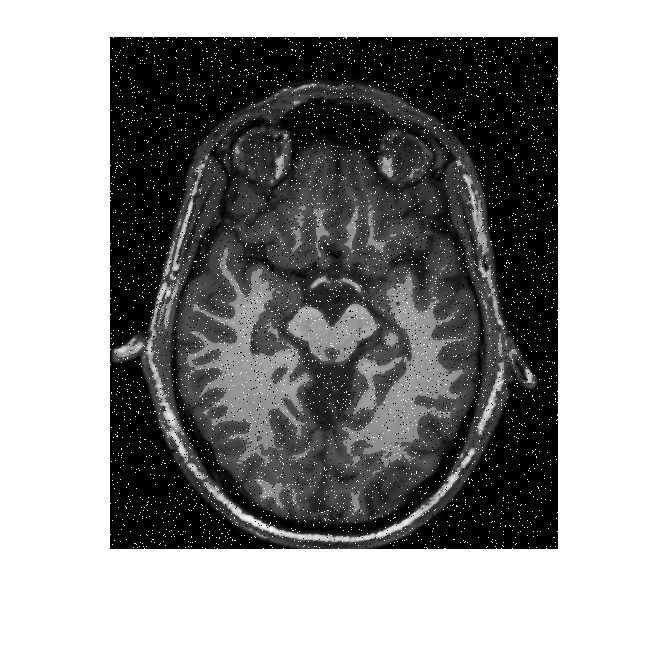
#> input picture midbrainDegraded.png, 668 x 647 px
$ python canny.py
#> lines starting #> are read from the running program, lines starting #| are printed output that depends on the picture; after the words box and inside, x2 and y2 are one past the last pixel; in counts of white or black regions, pixels touching at a corner belong together
import cv2 as cv
import numpy as np
from matplotlib import pyplot as plt
from PIL import Image
img = cv.imread('midbrainDegraded.png',0)
#> img is the input picture: shape (647, 668); min 0, max 255, mean 145.5
#filtramos la imagen de ruido
img = cv.blur(img,(10,10))
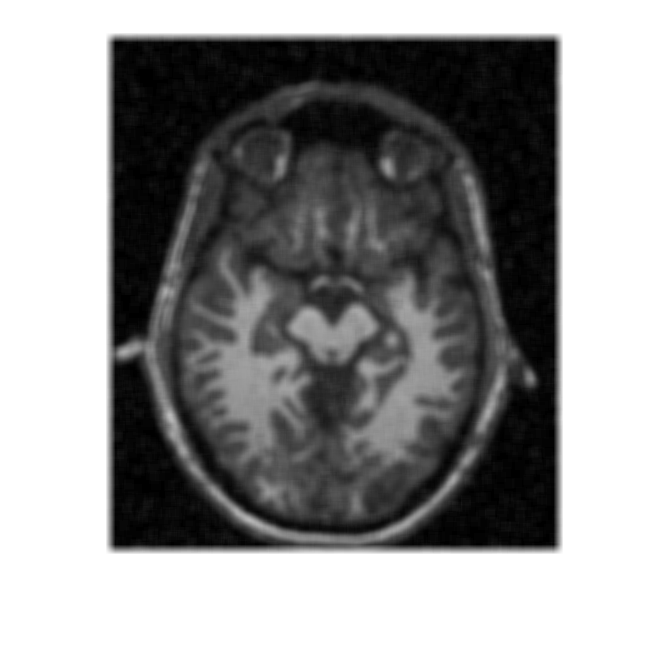
#> img: shape (647, 668); min 0, max 255, mean 145.5
print( img.shape)
#| (647, 668)


ret,thresh1 = cv.threshold(img,127,255,cv.THRESH_BINARY)
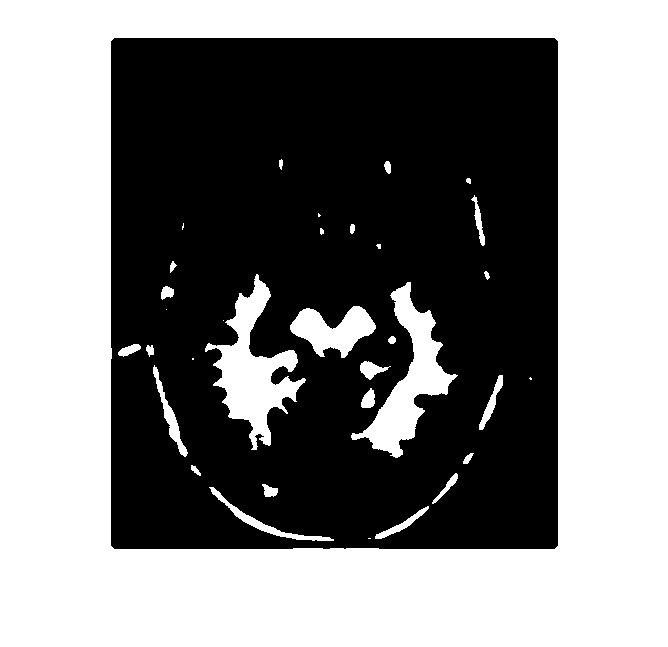
#> thresh1: shape (647, 668); 51.4% white; 1 black region, box (x1, y1, x2, y2) and area: (111, 38, 558, 549) 209872
ret,thresh2 = cv.threshold(img,127,255,cv.THRESH_BINARY_INV)#este es el que interesa
ret,thresh3 = cv.threshold(img,127,255,cv.THRESH_TRUNC)
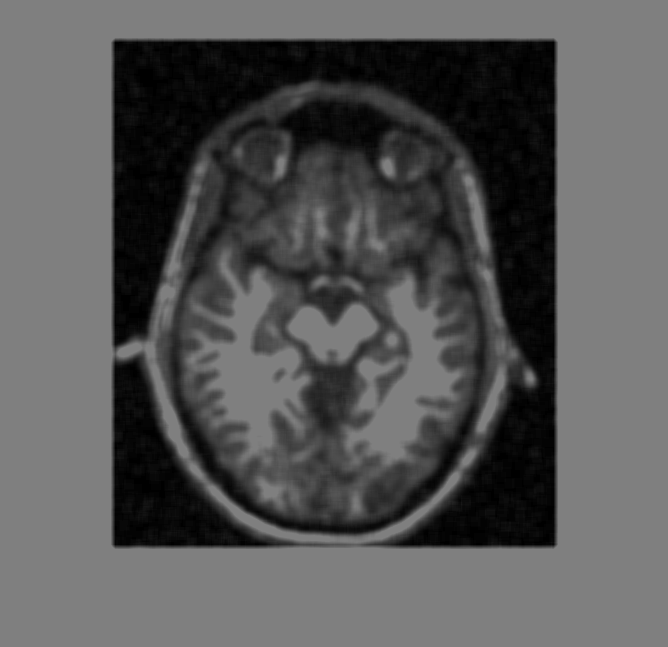
#> thresh3: shape (647, 668); min 0, max 127, mean 86
ret,thresh4 = cv.threshold(img,127,255,cv.THRESH_TOZERO)
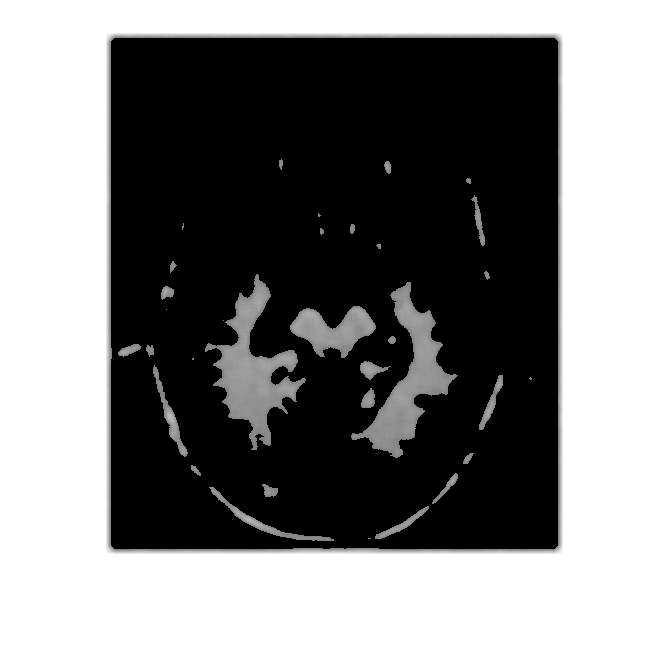
#> thresh4: shape (647, 668); min 0, max 255, mean 124.8
ret,thresh5 = cv.threshold(img,127,255,cv.THRESH_TOZERO_INV)
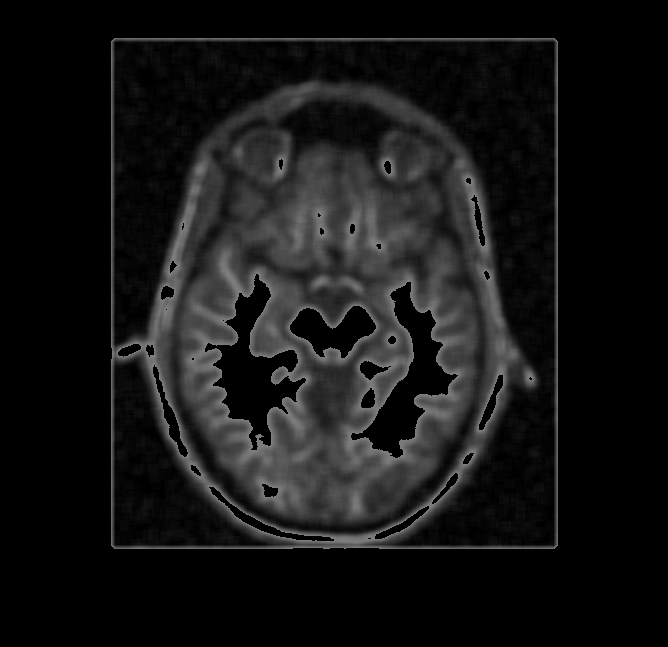
#> thresh5: shape (647, 668); min 0, max 127, mean 20.7
titles = ['Original Image','BINARY','BINARY_INV','TRUNC','TOZERO','TOZERO_INV']
images = [img, thresh1, thresh2, thresh3, thresh4, thresh5]

for i in range(6):
    plt.subplot(2,3,i+1),plt.imshow(images[i],'gray')
    plt.title(titles[i])
    plt.xticks([]),plt.yticks([])
plt.show()


print( images[1].shape)
#| (647, 668)
plt.hist(images[1].ravel(),120,[0,120]); plt.show()
#> after `plt.hist(images[1].ravel(), 120, [0, 120])`:
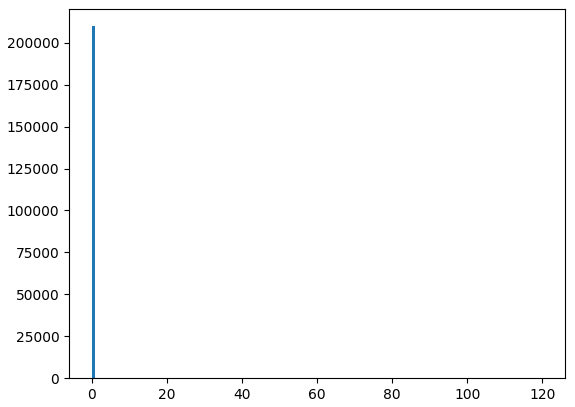
#> figure drawn by matplotlib, 1 panel; tallest bar 209872 high, from x = 0 to 1

edges = cv.Canny(images[1],100,200)
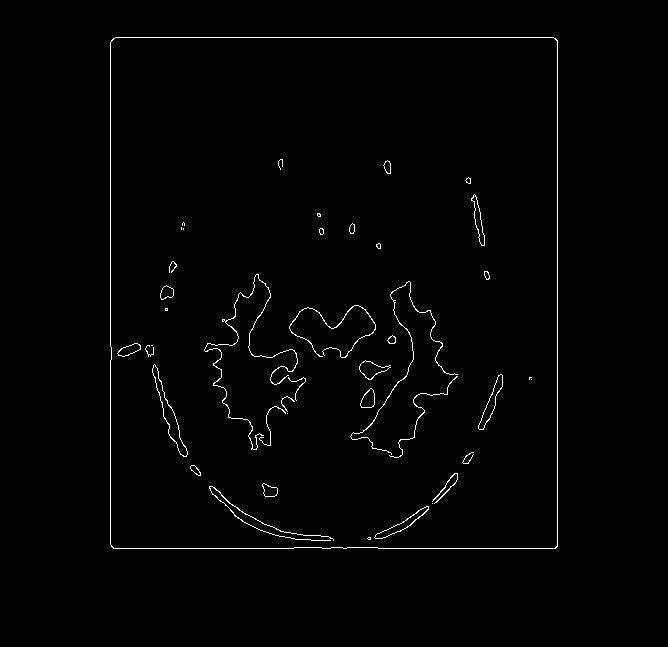
#> edges: shape (647, 668); 1.2% white in thin lines or dots, all inside (x1, y1, x2, y2) = (110, 37, 558, 549)
cv.imshow('Edges',edges)

if cv.waitKey(0) & 0xff == 27:#esta con q se acaba el programa
#> (key Esc is pressed here)
    cv.destroyAllWindows()

$ run again, with laplaciano.png copied over midbrainDegraded.png
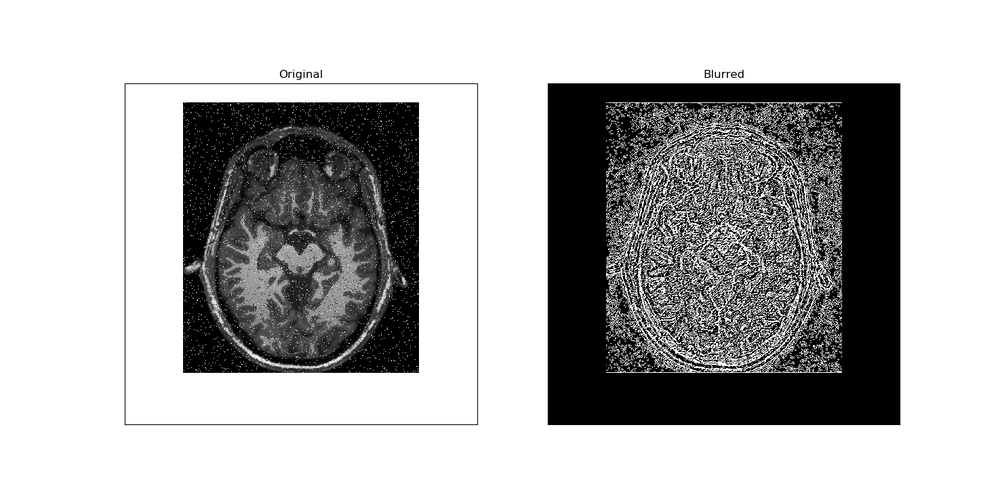
#> input picture laplaciano.png, 1000 x 503 px, shrunk from 1475 x 742 before the run
#> img is the input picture: shape (503, 1000); min 0, max 255, mean 180.3
#| (503, 1000)
#> `ret,thresh1 = cv.threshold(img,127,255,cv.THRESH_BINARY)`:
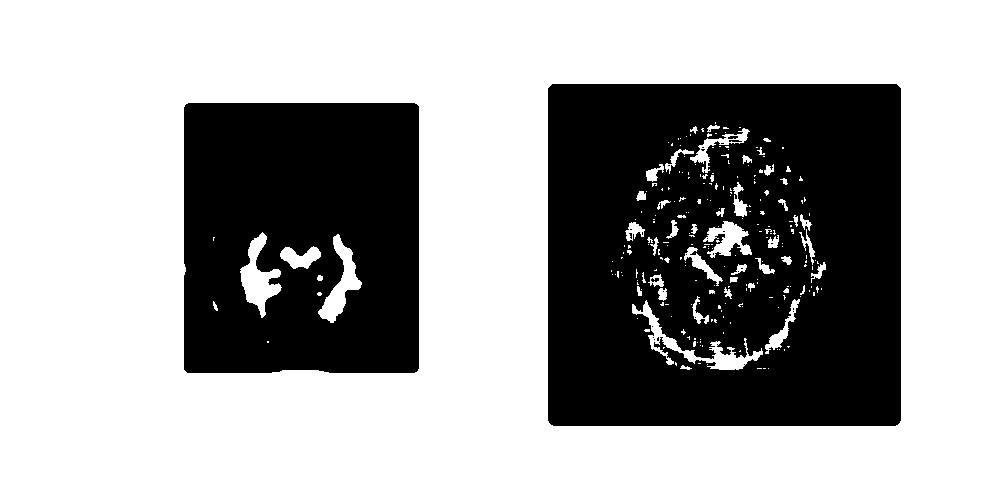
#> thresh1: shape (503, 1000); 65.7% white; 29 black regions (24 under 20 px), largest, box (x1, y1, x2, y2) and area: (548, 84, 901, 426) 112917, (184, 103, 419, 373) 59718, (728, 136, 738, 139) 25, (651, 278, 659, 282) 24, (729, 140, 742, 142) 22
#| (503, 1000)
#> `edges = cv.Canny(images[1],100,200)`:
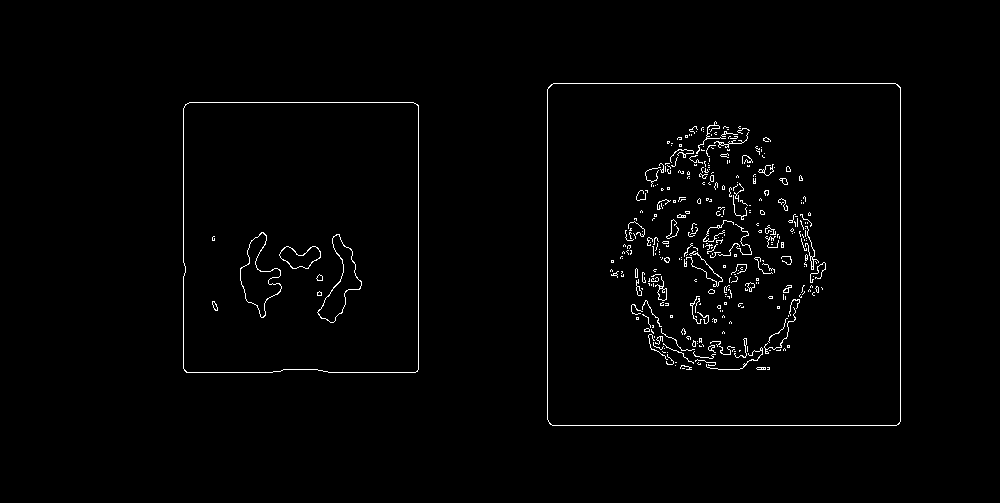
#> edges: shape (503, 1000); 1.5% white in thin lines or dots, all inside (x1, y1, x2, y2) = (183, 83, 901, 426)
